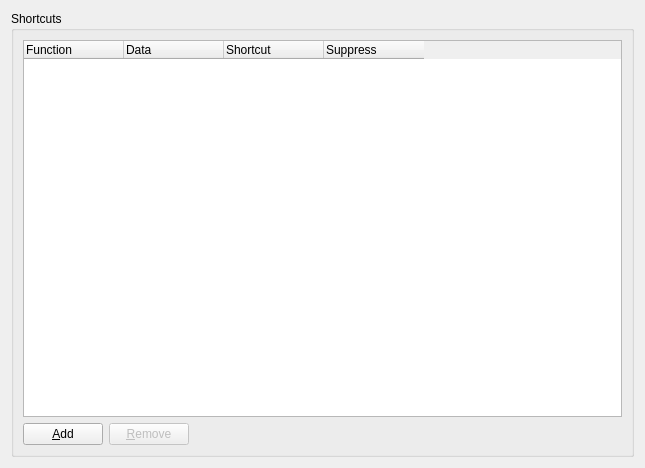
<?xml version="1.0" encoding="UTF-8"?>
<ui version="4.0">
 <class>GlobalShortcut</class>
 <widget class="QWidget" name="GlobalShortcut">
  <property name="geometry">
   <rect>
    <x>0</x>
    <y>0</y>
    <width>645</width>
    <height>468</height>
   </rect>
  </property>
  <layout class="QVBoxLayout" name="verticalLayout">
   <item>
    <widget class="QGroupBox" name="qgbShortcuts">
     <property name="title">
      <string>Shortcuts</string>
     </property>
     <layout class="QGridLayout" name="gridLayout">
      <item row="1" column="0">
       <widget class="QPushButton" name="qpbAdd">
        <property name="toolTip">
         <string>Add new shortcut</string>
        </property>
        <property name="whatsThis">
         <string>This will add a new global shortcut</string>
        </property>
        <property name="text">
         <string>&amp;Add</string>
        </property>
       </widget>
      </item>
      <item row="1" column="1">
       <widget class="QPushButton" name="qpbRemove">
        <property name="enabled">
         <bool>false</bool>
        </property>
        <property name="toolTip">
         <string>Remove selected shortcut</string>
        </property>
        <property name="whatsThis">
         <string>This will permanently remove a selected shortcut.</string>
        </property>
        <property name="text">
         <string>&amp;Remove</string>
        </property>
       </widget>
      </item>
      <item row="1" column="2">
       <spacer name="horizontalSpacer">
        <property name="orientation">
         <enum>Qt::Horizontal</enum>
        </property>
        <property name="sizeHint" stdset="0">
         <size>
          <width>59</width>
          <height>20</height>
         </size>
        </property>
       </spacer>
      </item>
      <item row="0" column="0" colspan="3">
       <widget class="QTreeWidget" name="qtwShortcuts">
        <property name="toolTip">
         <string>List of configured shortcuts</string>
        </property>
        <property name="editTriggers">
         <set>QAbstractItemView::AllEditTriggers</set>
        </property>
        <property name="alternatingRowColors">
         <bool>true</bool>
        </property>
        <property name="rootIsDecorated">
         <bool>false</bool>
        </property>
        <property name="uniformRowHeights">
         <bool>true</bool>
        </property>
        <attribute name="headerDefaultSectionSize">
         <number>100</number>
        </attribute>
        <attribute name="headerMinimumSectionSize">
         <number>50</number>
        </attribute>
        <attribute name="headerStretchLastSection">
         <bool>false</bool>
        </attribute>
        <attribute name="headerDefaultSectionSize">
         <number>100</number>
        </attribute>
        <attribute name="headerMinimumSectionSize">
         <number>50</number>
        </attribute>
        <attribute name="headerStretchLastSection">
         <bool>false</bool>
        </attribute>
        <column>
         <property name="text">
          <string>Function</string>
         </property>
        </column>
        <column>
         <property name="text">
          <string>Data</string>
         </property>
        </column>
        <column>
         <property name="text">
          <string>Shortcut</string>
         </property>
        </column>
        <column>
         <property name="text">
          <string>Suppress</string>
         </property>
        </column>
       </widget>
      </item>
     </layout>
    </widget>
   </item>
  </layout>
 </widget>
 <resources/>
 <connections/>
</ui>
